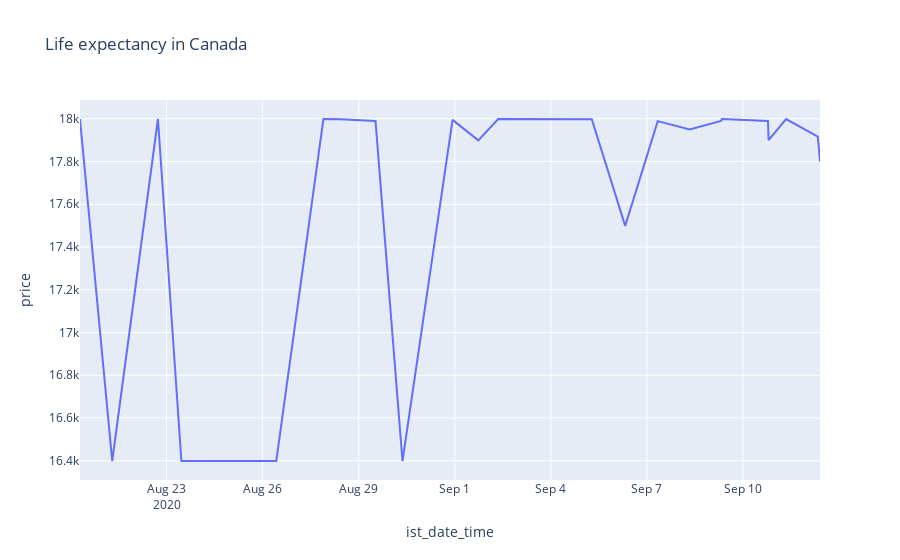

The notebook cell saved with this chart:
### Code cell
fig = px.line(temp, x="ist_date_time", y="price", title='Life expectancy in Canada')
fig.update_layout()
fig.show()
